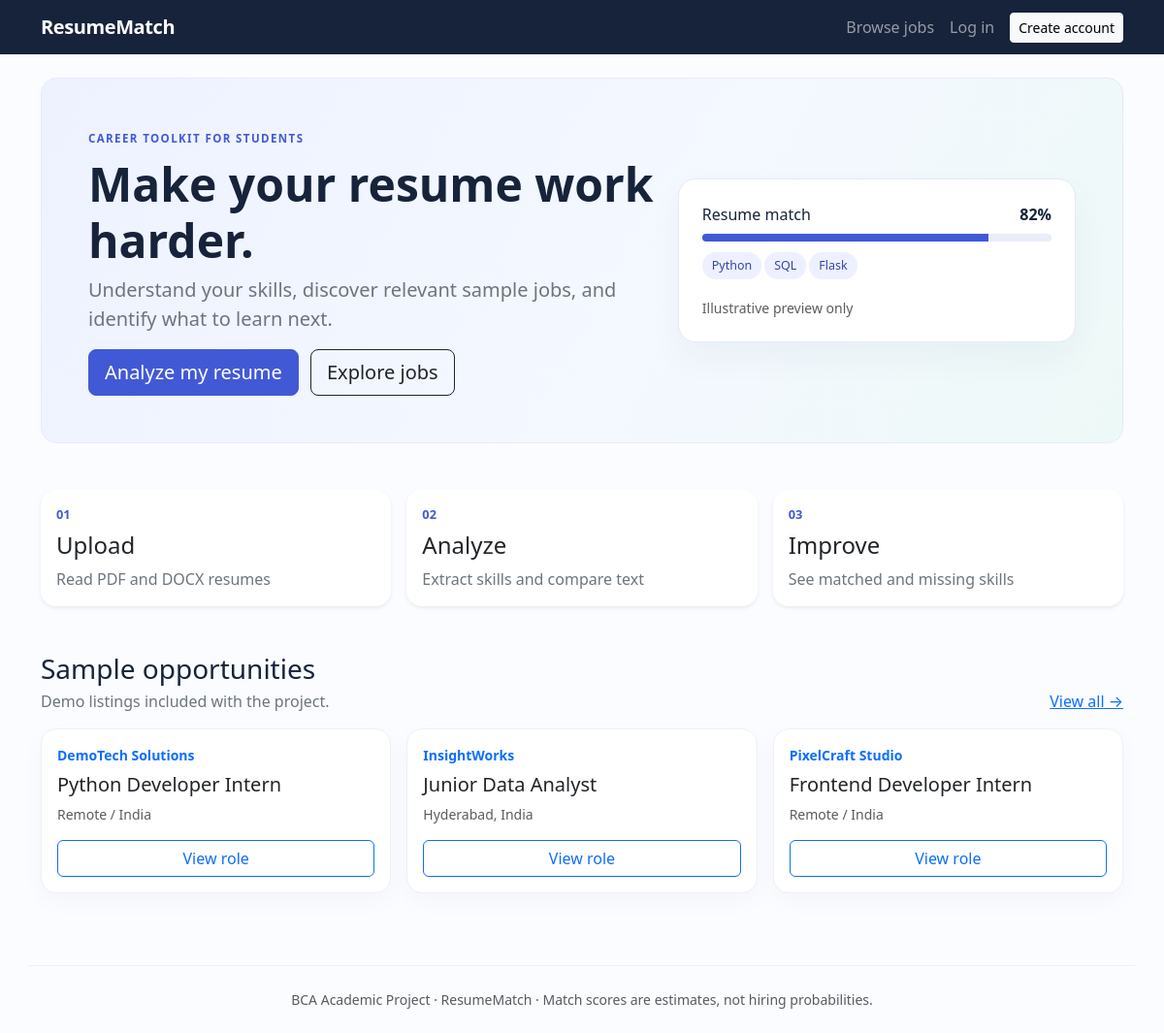
The page / on the database its author committed.
### tables this page shows
CREATE TABLE jobs (
    job_id INTEGER PRIMARY KEY AUTOINCREMENT,
    title TEXT NOT NULL,
    company TEXT NOT NULL,
    location TEXT NOT NULL,
    description TEXT NOT NULL,
    created_at TEXT NOT NULL
);

### app.py (the view)
@app.route("/")
def index():
    db = get_db()
    jobs = db.execute("SELECT * FROM jobs ORDER BY created_at DESC LIMIT 3").fetchall()
    return render_template("index.html", jobs=jobs)

### database.py (called while the page is built)
def get_db():
    if "db" not in g:
        g.db = sqlite3.connect(DB_PATH)
        g.db.row_factory = sqlite3.Row
        g.db.execute("PRAGMA foreign_keys = ON")
    return g.db

### templates/index.html (shortened to what this page needs)
{% extends "base.html" %}
{% block content %}
<section class="hero p-4 p-md-5 rounded-4 mb-5">
  <div class="row align-items-center g-4">
    <div class="col-lg-7">
      <span class="eyebrow">CAREER TOOLKIT FOR STUDENTS</span>
      <h1 class="display-5 fw-bold mt-2">Make your resume work harder.</h1>
      <p class="lead text-secondary">Understand your skills, discover relevant sample jobs, and identify what to learn next.</p>
      <a class="btn btn-primary btn-lg me-2" href="{{ url_for('upload_resume') if session.get('user_id') else url_for('register') }}">Analyze my resume</a>
      <a class="btn btn-outline-dark btn-lg" href="{{ url_for('jobs') }}">Explore jobs</a>
    </div>
    <div class="col-lg-5"><div class="feature-panel">
      <div class="d-flex justify-content-between"><span>Resume match</span><strong>82%</strong></div>
      <div class="progress my-2"><div class="progress-bar" style="width:82%"></div></div>
      <div class="skill-chip">Python</div><div class="skill-chip">SQL</div><div class="skill-chip">Flask</div>
      <p class="small text-muted mt-3 mb-0">Illustrative preview only</p>
    </div></div>
  </div>
</section>
<div class="row g-3 mb-5">
  {% for title, desc, num in [
    ('Upload','Read PDF and DOCX resumes','01'),
    ('Analyze','Extract skills and compare text','02'),
    ('Improve','See matched and missing skills','03')
  ] %}
  <div class="col-md-4"><div class="card h-100 border-0 shadow-sm p-3"><span class="step-num">{{ num }}</span><h4 class="mt-2">{{ title }}</h4><p class="text-secondary mb-0">{{ desc }}</p></div></div>
  {% endfor %}
</div>
<div class="d-flex justify-content-between align-items-end mb-3"><div><h2 class="h3 mb-1">Sample opportunities</h2><p class="text-secondary mb-0">Demo listings included with the project.</p></div><a href="{{ url_for('jobs') }}">View all →</a></div>
<div class="row g-3">
{% for job in jobs %}
  <div class="col-md-4"><div class="card job-card h-100 p-3"><div class="small text-primary fw-semibold">{{ job.company }}</div><h5 class="mt-2">{{ job.title }}</h5><p class="text-muted small">{{ job.location }}</p><a class="btn btn-outline-primary mt-auto" href="{{ url_for('job_detail', job_id=job.job_id) }}">View role</a></div></div>
{% endfor %}
</div>
{% endblock %}

### static/css/style.css (style rules this page uses)
:root { --ink: #17233b; --primary: #4259d6; --muted: #6b7280; --surface: #f6f8fc; }
body { background: #fbfcff; color: var(--ink); min-height: 100vh; }
.hero { background: linear-gradient(120deg, #eef2ff 0%, #f4f8ff 58%, #edf9f7 100%); border: 1px solid #e6ebfa; }
.eyebrow { color: #4259d6; font-size: .72rem; font-weight: 800; letter-spacing: 1.4px; }
.btn-primary { background: var(--primary); border-color: var(--primary); }
.feature-panel { background: white; border: 1px solid #e5e9f4; border-radius: 18px; padding: 24px; box-shadow: 0 16px 36px #17233b0b; }
.progress { height: 8px; background: #e9edf8; }
.progress-bar { background: #4259d6; }
.skill-chip { display: inline-block; background: #edf1ff; color: #3446a6; border-radius: 999px; padding: 5px 10px; font-size: .78rem; margin: 3px 3px 3px 0; }
.step-num { color: #4259d6; font-weight: 800; font-size: .8rem; }
.card { border-radius: 16px; }
.job-card { border: 1px solid #edf0f6; box-shadow: 0 8px 24px #17233b08; transition: transform .15s ease, box-shadow .15s ease; }

### rows shown on the page
jobs: company "DemoTech Solutions", title "Python Developer Intern", location "Remote / India"
jobs: company "InsightWorks", title "Junior Data Analyst", location "Hyderabad, India"
jobs: company "PixelCraft Studio", title "Frontend Developer Intern", location "Remote / India"

### other values the page prints
{{ num }} "01" "02" "03"
{{ title }} "Upload" "Analyze" "Improve"
{{ desc }} "Read PDF and DOCX resumes" "Extract skills and compare text" "See matched and missing skills"
